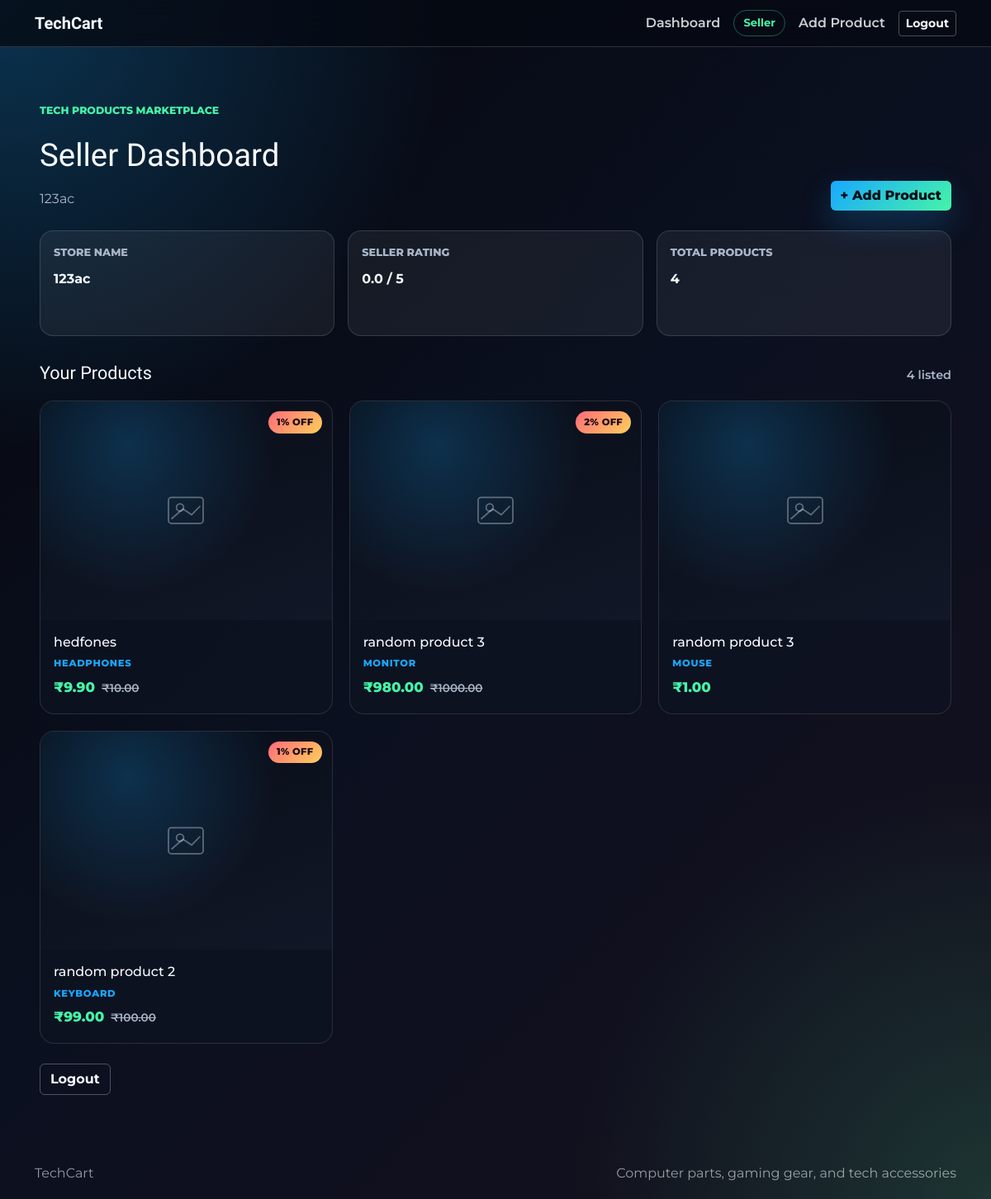
The app's page /seller/dashboard (signed in) with its own data.
### database/models.py (models this page shows, shortened)
class User(UserMixin, db.Model):
    __tablename__ = "users"
    id = db.Column(db.Integer, primary_key=True)
    full_name = db.Column(db.String(120), nullable=False)
    email = db.Column(db.String(255), nullable=False, unique=True, index=True)
    password_hash = db.Column(db.String(255), nullable=False)
    role = db.Column(db.String(30), nullable=False, index=True)
    phone_number = db.Column(db.String(20), nullable=False)
    address = db.Column(db.Text, nullable=False)
    created_at = db.Column(
        db.DateTime,
        nullable=False,
        default=lambda: datetime.now(timezone.utc),
    )
    products = db.relationship(
        'Product',
        backref='seller',
        lazy=True
    )
    vehicle_type = db.Column(db.String(60))
    vehicle_number = db.Column(db.String(40))
    driving_license_number = db.Column(db.String(80))
    verification_status = db.Column(db.String(30))
    store_name = db.Column(db.String(120))
    seller_rating = db.Column(db.Float, nullable=False, default=0.0)
    total_products = db.Column(db.Integer, nullable=False, default=0)
    @property
    def role_label(self):
        labels = {
            "customer": "Customer",
            "seller": "Seller",
            "delivery_agent": "Delivery Agent",
        }
        return labels.get(self.role, "User")
    @property
    def dashboard_endpoint(self):
        endpoints = {
            "customer": "main.index",
            "seller": "auth.seller_dashboard",
            "delivery_agent": "auth.delivery_dashboard",
        }
        return endpoints.get(self.role, "auth.login")

class Product(db.Model):
    __tablename__ = 'products'
    id = db.Column(db.Integer, primary_key=True)
    seller_id = db.Column(db.Integer,db.ForeignKey('users.id'),nullable=False)
    product_name = db.Column(db.String(200),nullable=False)
    category = db.Column(db.String(100),nullable=False)
    specifications = db.Column(db.Text,nullable=False)
    price = db.Column(db.Float,nullable=False)
    discount = db.Column(db.Float,default=0)
    return_policy = db.Column(db.Text)
    shipping_policy = db.Column(db.Text)
    rating = db.Column(db.Float,default=0)
    review_count = db.Column(db.Integer,default=0)
    image_filename = db.Column(db.String(255))
    created_at = db.Column(db.DateTime, default=datetime.utcnow)
    @property
    def discounted_price(self):
        discount_pct = self.discount or 0
        return round(self.price * (1 - discount_pct / 100), 2)

### api/auth_routes.py (the view)
@auth_bp.route("/seller/dashboard")
@role_required("seller")
def seller_dashboard():
    products = (
        Product.query.filter_by(seller_id=current_user.id)
        .order_by(Product.created_at.desc())
        .all()
    )
    return render_template(
        "seller/dashboard.html",
        products=products,
        product_count=len(products),
    )

### api/auth_routes.py (called while the page is built)
def role_required(role):
    def decorator(view_func):
        @wraps(view_func)
        @login_required
        def wrapped_view(*args, **kwargs):
            if current_user.role != role:
                flash("You are not allowed to access that dashboard.", "danger")
                return redirect(role_dashboard_url(current_user.role))
            return view_func(*args, **kwargs)
        return wrapped_view
    return decorator

### database/models.py (called while the page is built)
@login_manager.user_loader
def load_user(user_id):
    return db.session.get(User, int(user_id))

### templates/seller/dashboard.html (shortened to what this page needs)
{% extends "base.html" %}
{% block extra_css %}
<link rel="stylesheet" href="{{ url_for('static', filename='css/products.css') }}">
{% endblock %}
{% block content %}
<section class="auth-shell dashboard-shell seller-dashboard-shell">
  <div class="seller-dashboard container-fluid px-3 px-lg-4">
    <header class="seller-dashboard__header">
      <div>
        <span class="eyebrow">Tech Products Marketplace</span>
        <h1>Seller Dashboard</h1>
        <p class="auth-subtitle">{{ current_user.store_name or 'Your store' }}</p>
      </div>
      <a class="btn btn-primary seller-dashboard__add-btn" href="{{ url_for('add_product') }}">
        + Add Product
      </a>
    </header>
    <div class="dashboard-grid seller-dashboard__stats">
      <div class="dashboard-stat">
        <span>Store Name</span>
        <strong>{{ current_user.store_name or '—' }}</strong>
      </div>
      <div class="dashboard-stat">
        <span>Seller Rating</span>
        <strong>{{ '%.1f'|format(current_user.seller_rating) }} / 5</strong>
      </div>
      <div class="dashboard-stat">
        <span>Total Products</span>
        <strong>{{ product_count }}</strong>
      </div>
    </div>
    <section class="seller-products" aria-label="Your products">
      <div class="seller-products__heading">
        <h2>Your Products</h2>
        <p class="seller-products__count">{{ product_count }} listed</p>
      </div>
      {% if products %}
      <div class="product-grid">
        {% for product in products %}
          {% include "components/product_card.html" %}
        {% endfor %}
      </div>
      {% endif %}
    </section>
    <div class="dashboard-actions">
      <a class="btn btn-outline-light" href="{{ url_for('auth.logout') }}">Logout</a>
    </div>
  </div>
</section>
{% endblock %}

### templates/base.html (shortened to what this page needs)
<!doctype html>
<html lang="en">
  <head>
    <link href="https://cdn.jsdelivr.net/npm/bootstrap@5.3.3/dist/css/bootstrap.min.css" rel="stylesheet">
    <link rel="stylesheet" href="{{ url_for('static', filename='css/style.css') }}">
    <link rel="stylesheet" href="{{ url_for('static', filename='css/auth.css') }}">
    {% block extra_css %}{% endblock %}
  </head>
  <body>
    <nav class="navbar navbar-expand-lg app-navbar">
      <div class="container">
        <a class="navbar-brand" href="{{ url_for('main.index') }}">TechCart</a>
        <div class="collapse navbar-collapse" id="mainNav">
          <ul class="navbar-nav ms-auto align-items-lg-center gap-lg-2">
            {% if current_user.is_authenticated %}
            {% if current_user.role == 'customer' %}
            <li class="nav-item">
              <a class="nav-link" href="{{ url_for('wishlist.view_wishlist') }}">Wishlist</a>
            </li>
            <li class="nav-item">
              <a class="nav-link" href="{{ url_for('cart.view_cart') }}">Cart</a>
            </li>
            {% else %}
            <li class="nav-item">
              <a class="nav-link" href="{{ url_for(current_user.dashboard_endpoint) }}">Dashboard</a>
            </li>
            <li class="nav-item">
              <span class="nav-role">{{ current_user.role_label }}</span>
            </li>
            {% if current_user.role == 'seller' %}
            <li class="nav-item">
              <a class="nav-link" href="{{ url_for('add_product') }}">Add Product</a>
            </li>
            {% endif %}
            {% endif %}
            <li class="nav-item">
              <a class="btn btn-outline-light btn-sm" href="{{ url_for('auth.logout') }}">Logout</a>
            </li>
            {% endif %}
          </ul>
        </div>
      </div>
    </nav>
    <main>
      {% block content %}{% endblock %}
    </main>
    <footer class="app-footer">
      <div class="container">
        <span>TechCart</span>
        <span>Computer parts, gaming gear, and tech accessories</span>
      </div>
    </footer>
  </body>
</html>

### templates/components/product_card.html (shortened to what this page needs)
{% set product_detail_url = product_detail_url | default(url_for('products.seller_product_detail', product_id=product.id)) %}
<article class="product-card">
  <a class="product-card__link" href="{{ product_detail_url }}">
    <div class="product-card__media">
      {% if product.image_filename %}
      <img
        class="product-card__image"
        src="{{ url_for('static', filename=product.image_path) }}"
        alt="{{ product.product_name }}"
      >
      {% else %}
      <div class="product-card__image-placeholder" aria-hidden="true">
        <svg viewBox="0 0 64 64" role="img" aria-label="">
          <rect x="8" y="14" width="48" height="36" rx="4"></rect>
          <circle cx="24" cy="28" r="5"></circle>
          <path d="M12 44 L28 30 L40 38 L52 26"></path>
        </svg>
      </div>
      {% endif %}
      {% if product.discount and product.discount > 0 %}
      <span class="product-card__badge">{{ product.discount|int }}% OFF</span>
      {% endif %}
    </div>
    <div class="product-card__body">
      <h3 class="product-card__title">{{ product.product_name }}</h3>
      <span class="product-card__category">{{ product.category }}</span>
      <div class="product-card__price-row">
        {% if product.discount and product.discount > 0 %}
        <span class="product-card__price product-card__price--sale">₹{{ '%.2f'|format(product.discounted_price) }}</span>
        <span class="product-card__price product-card__price--original">₹{{ '%.2f'|format(product.price) }}</span>
        {% else %}
        <span class="product-card__price">₹{{ '%.2f'|format(product.price) }}</span>
        {% endif %}
      </div>
    </div>
  </a>
</article>

### static/css/style.css (style rules this page uses)
:root { color-scheme: light; }
body { margin: 0; font-family: Arial, sans-serif; }

### static/css/auth.css (style rules this page uses)
:root { --bg-ink: #05070d; --panel: rgba(14, 20, 34, 0.72); --panel-strong: rgba(13, 19, 31, 0.9); --line: rgba(255, 255, 255, 0.16); --text: #f7fbff; --muted: #a9b6c8; --blue: #18a8ff; --green: #46f5a8; --amber: #ffcf5a; --danger: #ff6b7a; }
* { box-sizing: border-box; }
body { min-height: 100vh; background: radial-gradient(circle at top left, rgba(24, 168, 255, 0.28), transparent 34rem), radial-gradient(circle at bottom right, rgba(70, 245, 168, 0.16), transparent 32rem), linear-gradient(135deg, #05070d 0%, #0b1020 48%, #15101c 100%); color: var(--text); font-family: "Montserrat", Arial, sans-serif; }
.app-navbar { position: sticky; top: 0; z-index: 50; background: rgba(6, 10, 18, 0.78); border-bottom: 1px solid var(--line); backdrop-filter: blur(18px); }
.navbar-brand { color: var(--text); font-family: "Orbitron", sans-serif; font-weight: 700; letter-spacing: 0; }
.app-navbar .nav-link { color: rgba(247, 251, 255, 0.82); font-weight: 600; }
.nav-role { display: inline-flex; align-items: center; min-height: 2rem; padding: 0.35rem 0.7rem; border: 1px solid rgba(70, 245, 168, 0.34); border-radius: 999px; color: var(--green); font-size: 0.82rem; font-weight: 700; }
.btn-primary { border: 0; background: linear-gradient(135deg, var(--blue), var(--green)); color: #041018; font-weight: 800; box-shadow: 0 1rem 2.4rem rgba(24, 168, 255, 0.24); }
.auth-shell { min-height: calc(100vh - 8.5rem); display: grid; place-items: center; padding: 4rem 1rem; }
.eyebrow { display: inline-flex; align-items: center; margin-bottom: 1rem; color: var(--green); font-size: 0.78rem; font-weight: 800; text-transform: uppercase; }
.auth-copy p, .auth-subtitle { margin: 1rem 0 0; color: var(--muted); font-size: 1rem; line-height: 1.7; }
.dashboard-shell { min-height: calc(100vh - 8.5rem); }
.dashboard-grid { display: grid; grid-template-columns: repeat(3, minmax(0, 1fr)); gap: 1rem; margin-top: 1.5rem; }
.dashboard-stat { min-height: 8rem; padding: 1rem; border: 1px solid rgba(255, 255, 255, 0.14); border-radius: 1rem; background: rgba(255, 255, 255, 0.06); }
.dashboard-stat span { display: block; margin-bottom: 0.7rem; color: var(--muted); font-size: 0.8rem; font-weight: 800; text-transform: uppercase; }
.dashboard-stat strong { color: var(--text); font-size: 1rem; line-height: 1.4; overflow-wrap: anywhere; }
.dashboard-actions { margin-top: 1.5rem; }
.app-footer { padding: 1.2rem 0; color: rgba(247, 251, 255, 0.58); }
.app-footer .container { display: flex; justify-content: space-between; gap: 1rem; }

### records on screen
User: role_label "Seller", store_name "123ac", seller_rating "0.0"
Product: discount "1", product_name "hedfones", category "HEADPHONES", discounted_price "9.90", price "10.00"
Product: discount "2", product_name "random product 3", category "MONITOR", discounted_price "980.00", price "1000.00"
Product: product_name "random product 3", category "MOUSE", price "1.00"
Product: discount "1", product_name "random product 2", category "KEYBOARD", discounted_price "99.00", price "100.00"

### other values on screen
{{ product_count }} "4"
